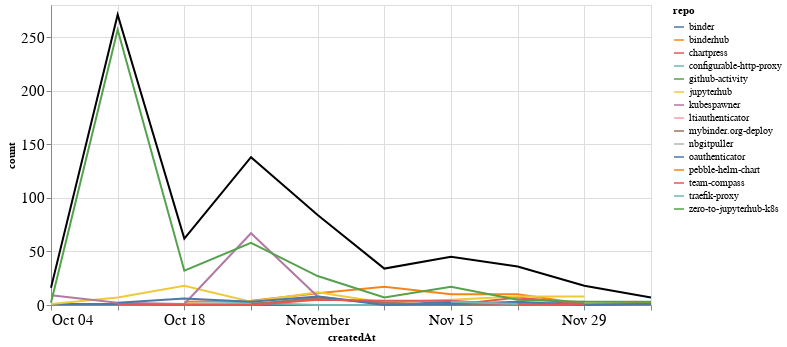

The notebook cell saved with this chart:
### Markdown cell above
### Comments

### Code cell
comments_time = comments.groupby('repo').resample('W', on='createdAt').count()['author'].reset_index()
comments_time = comments_time.rename(columns={'author': 'count'})
comments_time_total = comments_time.groupby('createdAt').agg({"count": "sum"}).reset_index()
ch1 = alt.Chart(comments_time, width=600).mark_line().encode(
    x='createdAt',
    y='count',
    color='repo',
    tooltip="repo"
)

ch2 = alt.Chart(comments_time_total, width=600).mark_line(color="black").encode(
    x='createdAt',
    y='count',
)

ch1 + ch2

### Figure 1 — Vega-Lite specification as saved in the notebook (floating-point values rounded to 4 significant figures)
{"config": {"axisLeft": {"labelFontSize": 15}, "axisBottom": {"labelFontSize": 15}}, "layer": [{"data": {"name": "data-580329c2b2c99d345e3506726680b3b4"}, "mark": "line", "encoding": {"color": {"type": "nominal", "field": "repo"}, "tooltip": {"type": "nominal", "field": "repo"}, "x": {"type": "temporal", "field": "createdAt"}, "y": {"type": "quantitative", "field": "count"}}, "width": 600}, {"data": {"name": "data-676c061351495d30afe5e4c6b2480685"}, "mark": {"type": "line", "color": "black"}, "encoding": {"x": {"type": "temporal", "field": "createdAt"}, "y": {"type": "quantitative", "field": "count"}}, "width": 600}], "$schema": "https://vega.github.io/schema/vega-lite/v4.8.1.json", "datasets": {"data-580329c2b2c99d345e3506726680b3b4": [{"repo": "binder", "createdAt": "2020-10-04T00:00:00", "count": 1}, {"repo": "binder", "createdAt": "2020-10-11T00:00:00", "count": 1}, {"repo": "binder", "createdAt": "2020-10-18T00:00:00", "count": 1}, {"repo": "binder", "createdAt": "2020-10-25T00:00:00", "count": 0}, {"repo": "binder", "createdAt": "2020-11-01T00:00:00", "count": 0}, {"repo": "binder", "createdAt": "2020-11-08T00:00:00", "count": 0}, {"repo": "binder", "createdAt": "2020-11-15T00:00:00", "count": 3}, {"repo": "binder", "createdAt": "2020-11-22T00:00:00", "count": 0}, {"repo": "binder", "createdAt": "2020-11-29T00:00:00", "count": 3}, {"repo": "binderhub", "createdAt": "2020-10-18T00:00:00", "count": 3}, {"repo": "binderhub", "createdAt": "2020-10-25T00:00:00", "count": 4}, {"repo": "binderhub", "createdAt": "2020-11-01T00:00:00", "count": 11}, {"repo": "binderhub", "createdAt": "2020-11-08T00:00:00", "count": 17}, {"repo": "binderhub", "createdAt": "2020-11-15T00:00:00", "count": 10}, {"repo": "binderhub", "createdAt": "2020-11-22T00:00:00", "count": 10}, {"repo": "binderhub", "createdAt": "2020-11-29T00:00:00", "count": 1}, {"repo": "binderhub", "createdAt": "2020-12-06T00:00:00", "count": 2}, {"repo": "chartpress", "createdAt": "2020-11-08T00:00:00", "count": 1}, {"repo": "chartpress", "createdAt": "2020-11-15T00:00:00", "count": 0}, {"repo": "chartpress", "createdAt": "2020-11-22T00:00:00", "count": 7}, {"repo": "chartpress", "createdAt": "2020-11-29T00:00:00", "count": 1}, {"repo": "configurable-http-proxy", "createdAt": "2020-10-18T00:00:00", "count": 1}, {"repo": "configurable-http-proxy", "createdAt": "2020-10-25T00:00:00", "count": 2}, {"repo": "configurable-http-proxy", "createdAt": "2020-11-01T00:00:00", "count": 0}, {"repo": "configurable-http-proxy", "createdAt": "2020-11-08T00:00:00", "count": 0}, {"repo": "configurable-http-proxy", "createdAt": "2020-11-15T00:00:00", "count": 1}, {"repo": "github-activity", "createdAt": "2020-10-11T00:00:00", "count": 1}, {"repo": "github-activity", "createdAt": "2020-10-18T00:00:00", "count": 0}, {"repo": "github-activity", "createdAt": "2020-10-25T00:00:00", "count": 0}, {"repo": "github-activity", "createdAt": "2020-11-01T00:00:00", "count": 7}, {"repo": "jupyterhub", "createdAt": "2020-10-04T00:00:00", "count": 1}, {"repo": "jupyterhub", "createdAt": "2020-10-11T00:00:00", "count": 7}, {"repo": "jupyterhub", "createdAt": "2020-10-18T00:00:00", "count": 18}, {"repo": "jupyterhub", "createdAt": "2020-10-25T00:00:00", "count": 3}, {"repo": "jupyterhub", "createdAt": "2020-11-01T00:00:00", "count": 12}, {"repo": "jupyterhub", "createdAt": "2020-11-08T00:00:00", "count": 2}, {"repo": "jupyterhub", "createdAt": "2020-11-15T00:00:00", "count": 5}, {"repo": "jupyterhub", "createdAt": "2020-11-22T00:00:00", "count": 8}, {"repo": "jupyterhub", "createdAt": "2020-11-29T00:00:00", "count": 8}, {"repo": "kubespawner", "createdAt": "2020-10-04T00:00:00", "count": 9}, {"repo": "kubespawner", "createdAt": "2020-10-11T00:00:00", "count": 2}, {"repo": "kubespawner", "createdAt": "2020-10-18T00:00:00", "count": 1}, {"repo": "kubespawner", "createdAt": "2020-10-25T00:00:00", "count": 67}, {"repo": "kubespawner", "createdAt": "2020-11-01T00:00:00", "count": 8}, {"repo": "kubespawner", "createdAt": "2020-11-08T00:00:00", "count": 1}, {"repo": "kubespawner", "createdAt": "2020-11-15T00:00:00", "count": 0}, {"repo": "kubespawner", "createdAt": "2020-11-22T00:00:00", "count": 0}, {"repo": "kubespawner", "createdAt": "2020-11-29T00:00:00", "count": 1}, {"repo": "ltiauthenticator", "createdAt": "2020-11-15T00:00:00", "count": 1}, {"repo": "mybinder.org-deploy", "createdAt": "2020-10-25T00:00:00", "count": 1}, {"repo": "mybinder.org-deploy", "createdAt": "2020-11-01T00:00:00", "count": 6}, {"repo": "mybinder.org-deploy", "createdAt": "2020-11-08T00:00:00", "count": 2}, {"repo": "mybinder.org-deploy", "createdAt": "2020-11-15T00:00:00", "count": 0}, {"repo": "mybinder.org-deploy", "createdAt": "2020-11-22T00:00:00", "count": 1}, {"repo": "mybinder.org-deploy", "createdAt": "2020-11-29T00:00:00", "count": 0}, {"repo": "mybinder.org-deploy", "createdAt": "2020-12-06T00:00:00", "count": 1}, {"repo": "nbgitpuller", "createdAt": "2020-10-04T00:00:00", "count": 3}, {"repo": "oauthenticator", "createdAt": "2020-10-11T00:00:00", "count": 2}, {"repo": "oauthenticator", "createdAt": "2020-10-18T00:00:00", "count": 6}, {"repo": "oauthenticator", "createdAt": "2020-10-25T00:00:00", "count": 3}, {"repo": "oauthenticator", "createdAt": "2020-11-01T00:00:00", "count": 8}, {"repo": "oauthenticator", "createdAt": "2020-11-08T00:00:00", "count": 0}, {"repo": "oauthenticator", "createdAt": "2020-11-15T00:00:00", "count": 1}, {"repo": "oauthenticator", "createdAt": "2020-11-22T00:00:00", "count": 3}, {"repo": "oauthenticator", "createdAt": "2020-11-29T00:00:00", "count": 0}, {"repo": "oauthenticator", "createdAt": "2020-12-06T00:00:00", "count": 1}, {"repo": "pebble-helm-chart", "createdAt": "2020-11-22T00:00:00", "count": 1}, {"repo": "team-compass", "createdAt": "2020-10-11T00:00:00", "count": 1}, {"repo": "team-compass", "createdAt": "2020-10-18T00:00:00", "count": 0}, {"repo": "team-compass", "createdAt": "2020-10-25T00:00:00", "count": 0}, {"repo": "team-compass", "createdAt": "2020-11-01T00:00:00", "count": 5}, {"repo": "team-compass", "createdAt": "2020-11-08T00:00:00", "count": 4}, {"repo": "team-compass", "createdAt": "2020-11-15T00:00:00", "count": 4}, {"repo": "team-compass", "createdAt": "2020-11-22T00:00:00", "count": 0}, {"repo": "team-compass", "createdAt": "2020-11-29T00:00:00", "count": 1}, {"repo": "traefik-proxy", "createdAt": "2020-11-15T00:00:00", "count": 3}, {"repo": "traefik-proxy", "createdAt": "2020-11-22T00:00:00", "count": 1}, {"repo": "zero-to-jupyterhub-k8s", "createdAt": "2020-10-04T00:00:00", "count": 2}, {"repo": "zero-to-jupyterhub-k8s", "createdAt": "2020-10-11T00:00:00", "count": 257}, {"repo": "zero-to-jupyterhub-k8s", "createdAt": "2020-10-18T00:00:00", "count": 32}, {"repo": "zero-to-jupyterhub-k8s", "createdAt": "2020-10-25T00:00:00", "count": 58}, {"repo": "zero-to-jupyterhub-k8s", "createdAt": "2020-11-01T00:00:00", "count": 27}, {"repo": "zero-to-jupyterhub-k8s", "createdAt": "2020-11-08T00:00:00", "count": 7}, {"repo": "zero-to-jupyterhub-k8s", "createdAt": "2020-11-15T00:00:00", "count": 17}, {"repo": "zero-to-jupyterhub-k8s", "createdAt": "2020-11-22T00:00:00", "count": 5}, {"repo": "zero-to-jupyterhub-k8s", "createdAt": "2020-11-29T00:00:00", "count": 3}, {"repo": "zero-to-jupyterhub-k8s", "createdAt": "2020-12-06T00:00:00", "count": 3}], "data-676c061351495d30afe5e4c6b2480685": [{"createdAt": "2020-10-04T00:00:00", "count": 16}, {"createdAt": "2020-10-11T00:00:00", "count": 271}, {"createdAt": "2020-10-18T00:00:00", "count": 62}, {"createdAt": "2020-10-25T00:00:00", "count": 138}, {"createdAt": "2020-11-01T00:00:00", "count": 84}, {"createdAt": "2020-11-08T00:00:00", "count": 34}, {"createdAt": "2020-11-15T00:00:00", "count": 45}, {"createdAt": "2020-11-22T00:00:00", "count": 36}, {"createdAt": "2020-11-29T00:00:00", "count": 18}, {"createdAt": "2020-12-06T00:00:00", "count": 7}]}}
